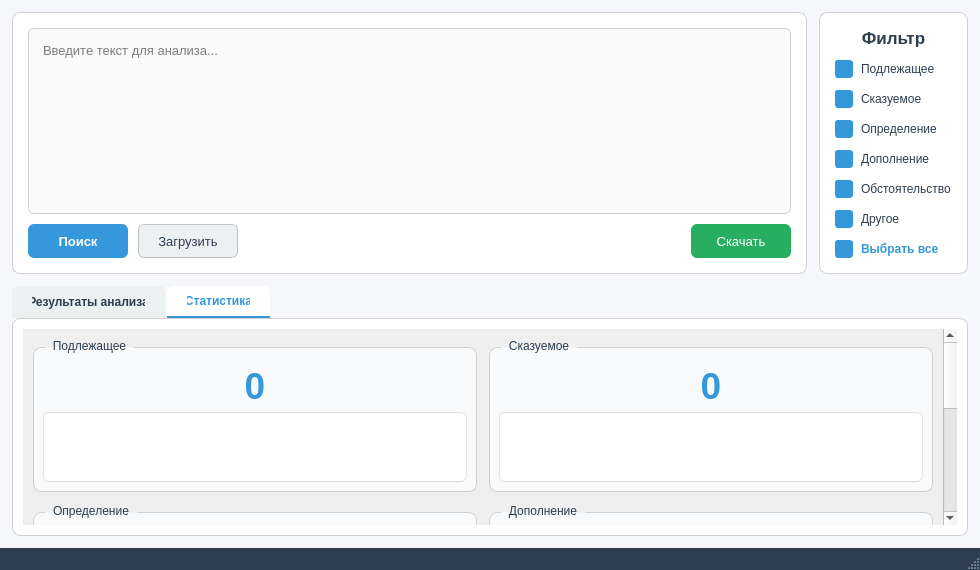
<?xml version="1.0" encoding="UTF-8"?>
<ui version="4.0">
 <class>MainWindow</class>
 <widget class="QMainWindow" name="MainWindow">
  <property name="geometry">
   <rect>
    <x>0</x>
    <y>0</y>
    <width>980</width>
    <height>570</height>
   </rect>
  </property>
  <property name="windowTitle">
   <string>Синтаксический анализатор</string>
  </property>
  <property name="styleSheet">
   <string notr="true">
    QMainWindow, QWidget#centralwidget {
        background-color: #f5f7fa;
    }
   </string>
  </property>
  <widget class="QWidget" name="centralwidget">
   <layout class="QVBoxLayout" name="mainLayout">
    <property name="spacing">
     <number>12</number>
    </property>
    <property name="leftMargin">
     <number>12</number>
    </property>
    <property name="topMargin">
     <number>12</number>
    </property>
    <property name="rightMargin">
     <number>12</number>
    </property>
    <property name="bottomMargin">
     <number>12</number>
    </property>
    <item>
     <layout class="QHBoxLayout" name="topLayout">
      <property name="spacing">
       <number>12</number>
      </property>
      <item>
       <widget class="QFrame" name="inputFrame">
        <property name="styleSheet">
         <string notr="true">
          QFrame#inputFrame {
              background-color: white;
              border: 1px solid #d0d0d0;
              border-radius: 8px;
          }
         </string>
        </property>
        <layout class="QVBoxLayout" name="inputLayout">
         <property name="spacing">
          <number>10</number>
         </property>
         <property name="leftMargin">
          <number>15</number>
         </property>
         <property name="topMargin">
          <number>15</number>
         </property>
         <property name="rightMargin">
          <number>15</number>
         </property>
         <property name="bottomMargin">
          <number>15</number>
         </property>
         <item>
          <widget class="QTextEdit" name="textEdit">
           <property name="styleSheet">
            <string notr="true">
             QTextEdit {
                 border: 1px solid #d0d0d0;
                 border-radius: 6px;
                 padding: 10px;
                 font-size: 13px;
                 background-color: #fafafa;
             }
             QTextEdit:focus {
                 border-color: #3498db;
                 background-color: white;
             }
            </string>
           </property>
           <property name="placeholderText">
            <string>Введите текст для анализа...</string>
           </property>
          </widget>
         </item>
         <item>
          <layout class="QHBoxLayout" name="buttonLayout">
           <property name="spacing">
            <number>10</number>
           </property>
           <item>
            <widget class="QPushButton" name="btn_search">
             <property name="minimumSize">
              <size>
               <width>100</width>
               <height>34</height>
              </size>
             </property>
             <property name="styleSheet">
              <string notr="true">
               QPushButton {
                   background-color: #3498db;
                   color: white;
                   border: none;
                   border-radius: 6px;
                   font-size: 13px;
                   font-weight: 500;
                   padding: 6px 16px;
               }
               QPushButton:hover {
                   background-color: #2980b9;
               }
               QPushButton:pressed {
                   background-color: #1f618d;
               }
               QPushButton:disabled {
                   background-color: #bdc3c7;
               }
              </string>
             </property>
             <property name="text">
              <string>Поиск</string>
             </property>
            </widget>
           </item>
           <item>
            <widget class="QPushButton" name="btn_upload">
             <property name="minimumSize">
              <size>
               <width>100</width>
               <height>34</height>
              </size>
             </property>
             <property name="styleSheet">
              <string notr="true">
               QPushButton {
                   background-color: #ecf0f1;
                   color: #2c3e50;
                   border: 1px solid #bdc3c7;
                   border-radius: 6px;
                   font-size: 13px;
                   padding: 6px 16px;
               }
               QPushButton:hover {
                   background-color: #dfe6e9;
               }
               QPushButton:pressed {
                   background-color: #bdc3c7;
               }
              </string>
             </property>
             <property name="text">
              <string>Загрузить</string>
             </property>
            </widget>
           </item>
           <item>
            <spacer name="horizontalSpacer">
             <property name="orientation">
              <enum>Qt::Orientation::Horizontal</enum>
             </property>
             <property name="sizeHint" stdset="0">
              <size>
               <width>40</width>
               <height>20</height>
              </size>
             </property>
            </spacer>
           </item>
           <item>
            <widget class="QPushButton" name="btn_download">
             <property name="minimumSize">
              <size>
               <width>100</width>
               <height>34</height>
              </size>
             </property>
             <property name="styleSheet">
              <string notr="true">
               QPushButton:enabled {
                   background-color: #27ae60;
                   color: white;
                   border: none;
                   border-radius: 6px;
                   font-size: 13px;
                   padding: 6px 16px;
               }
               QPushButton:enabled:hover {
                   background-color: #219a52;
               }
               QPushButton:disabled {
                   background-color: #bdc3c7;
                   color: #95a5a6;
                   border: none;
                   border-radius: 6px;
               }
              </string>
             </property>
             <property name="text">
              <string>Скачать</string>
             </property>
            </widget>
           </item>
          </layout>
         </item>
        </layout>
       </widget>
      </item>
      <item>
       <widget class="QFrame" name="filterFrame">
        <property name="styleSheet">
         <string notr="true">
          QFrame#filterFrame {
              background-color: white;
              border: 1px solid #d0d0d0;
              border-radius: 8px;
          }
         </string>
        </property>
        <layout class="QVBoxLayout" name="filterLayout">
         <property name="spacing">
          <number>12</number>
         </property>
         <property name="leftMargin">
          <number>15</number>
         </property>
         <property name="topMargin">
          <number>15</number>
         </property>
         <property name="rightMargin">
          <number>15</number>
         </property>
         <property name="bottomMargin">
          <number>15</number>
         </property>
         <item>
          <widget class="QLabel" name="filterLabel">
           <property name="font">
            <font>
             <pointsize>13</pointsize>
             <bold>true</bold>
            </font>
           </property>
           <property name="styleSheet">
            <string notr="true">
             QLabel {
                 color: #2c3e50;
             }
            </string>
           </property>
           <property name="text">
            <string>Фильтр</string>
           </property>
           <property name="alignment">
            <set>Qt::AlignmentFlag::AlignCenter</set>
           </property>
          </widget>
         </item>
         <item>
          <widget class="QCheckBox" name="c_pod">
           <property name="styleSheet">
            <string notr="true">
                QCheckBox {
                    spacing: 8px;
                    font-size: 12px;
                    color: #2c3e50;
                }
                QCheckBox::indicator {
                    width: 16px;
                    height: 16px;
                    border-radius: 3px;
                    border: 1px solid #bdc3c7;
                    background-color: white;
                }
                QCheckBox::indicator:checked {
                    background-color: #3498db;
                    border-color: #3498db;
                }
                QCheckBox::indicator:hover {
                    border-color: #3498db;
                }
               </string>
           </property>
           <property name="text">
            <string>Подлежащее</string>
           </property>
           <property name="checked">
            <bool>true</bool>
           </property>
          </widget>
         </item>
         <item>
          <widget class="QCheckBox" name="c_skaz">
           <property name="styleSheet">
            <string notr="true">
                QCheckBox {
                    spacing: 8px;
                    font-size: 12px;
                    color: #2c3e50;
                }
                QCheckBox::indicator {
                    width: 16px;
                    height: 16px;
                    border-radius: 3px;
                    border: 1px solid #bdc3c7;
                    background-color: white;
                }
                QCheckBox::indicator:checked {
                    background-color: #3498db;
                    border-color: #3498db;
                }
                QCheckBox::indicator:hover {
                    border-color: #3498db;
                }
               </string>
           </property>
           <property name="text">
            <string>Сказуемое</string>
           </property>
           <property name="checked">
            <bool>true</bool>
           </property>
          </widget>
         </item>
         <item>
          <widget class="QCheckBox" name="c_opred">
           <property name="styleSheet">
            <string notr="true">
                QCheckBox {
                    spacing: 8px;
                    font-size: 12px;
                    color: #2c3e50;
                }
                QCheckBox::indicator {
                    width: 16px;
                    height: 16px;
                    border-radius: 3px;
                    border: 1px solid #bdc3c7;
                    background-color: white;
                }
                QCheckBox::indicator:checked {
                    background-color: #3498db;
                    border-color: #3498db;
                }
                QCheckBox::indicator:hover {
                    border-color: #3498db;
                }
               </string>
           </property>
           <property name="text">
            <string>Определение</string>
           </property>
           <property name="checked">
            <bool>true</bool>
           </property>
          </widget>
         </item>
         <item>
          <widget class="QCheckBox" name="c_dop">
           <property name="styleSheet">
            <string notr="true">
                QCheckBox {
                    spacing: 8px;
                    font-size: 12px;
                    color: #2c3e50;
                }
                QCheckBox::indicator {
                    width: 16px;
                    height: 16px;
                    border-radius: 3px;
                    border: 1px solid #bdc3c7;
                    background-color: white;
                }
                QCheckBox::indicator:checked {
                    background-color: #3498db;
                    border-color: #3498db;
                }
                QCheckBox::indicator:hover {
                    border-color: #3498db;
                }
               </string>
           </property>
           <property name="text">
            <string>Дополнение</string>
           </property>
           <property name="checked">
            <bool>true</bool>
           </property>
          </widget>
         </item>
         <item>
          <widget class="QCheckBox" name="c_ob">
           <property name="styleSheet">
            <string notr="true">
                QCheckBox {
                    spacing: 8px;
                    font-size: 12px;
                    color: #2c3e50;
                }
                QCheckBox::indicator {
                    width: 16px;
                    height: 16px;
                    border-radius: 3px;
                    border: 1px solid #bdc3c7;
                    background-color: white;
                }
                QCheckBox::indicator:checked {
                    background-color: #3498db;
                    border-color: #3498db;
                }
                QCheckBox::indicator:hover {
                    border-color: #3498db;
                }
               </string>
           </property>
           <property name="text">
            <string>Обстоятельство</string>
           </property>
           <property name="checked">
            <bool>true</bool>
           </property>
          </widget>
         </item>
         <item>
          <widget class="QCheckBox" name="c_none">
           <property name="styleSheet">
            <string notr="true">
                QCheckBox {
                    spacing: 8px;
                    font-size: 12px;
                    color: #2c3e50;
                }
                QCheckBox::indicator {
                    width: 16px;
                    height: 16px;
                    border-radius: 3px;
                    border: 1px solid #bdc3c7;
                    background-color: white;
                }
                QCheckBox::indicator:checked {
                    background-color: #3498db;
                    border-color: #3498db;
                }
                QCheckBox::indicator:hover {
                    border-color: #3498db;
                }
               </string>
           </property>
           <property name="text">
            <string>Другое</string>
           </property>
           <property name="checked">
            <bool>true</bool>
           </property>
          </widget>
         </item>
         <item>
          <spacer name="verticalSpacer_2">
           <property name="orientation">
            <enum>Qt::Orientation::Vertical</enum>
           </property>
           <property name="sizeHint" stdset="0">
            <size>
             <width>20</width>
             <height>40</height>
            </size>
           </property>
          </spacer>
         </item>
         <item>
          <widget class="QCheckBox" name="c_all">
           <property name="styleSheet">
            <string notr="true">
             QCheckBox {
                 spacing: 8px;
                 font-size: 12px;
                 font-weight: bold;
                 color: #3498db;
             }
             QCheckBox::indicator {
                 width: 16px;
                 height: 16px;
                 border-radius: 3px;
                 border: 1px solid #3498db;
                 background-color: white;
             }
             QCheckBox::indicator:checked {
                 background-color: #3498db;
                 border-color: #3498db;
             }
            </string>
           </property>
           <property name="text">
            <string>Выбрать все</string>
           </property>
           <property name="checked">
            <bool>true</bool>
           </property>
          </widget>
         </item>
         <item>
          <spacer name="verticalSpacer">
           <property name="orientation">
            <enum>Qt::Orientation::Vertical</enum>
           </property>
           <property name="sizeHint" stdset="0">
            <size>
             <width>20</width>
             <height>40</height>
            </size>
           </property>
          </spacer>
         </item>
        </layout>
       </widget>
      </item>
     </layout>
    </item>
    <item>
     <widget class="QTabWidget" name="tabWidget">
      <property name="styleSheet">
       <string notr="true">
        QTabWidget::pane {
            background-color: white;
            border: 1px solid #d0d0d0;
            border-radius: 8px;
        }
        QTabBar::tab {
            background-color: #ecf0f1;
            padding: 8px 20px;
            margin-right: 2px;
            border-top-left-radius: 6px;
            border-top-right-radius: 6px;
            font-size: 12px;
            font-weight: 500;
            color: #2c3e50;
        }
        QTabBar::tab:selected {
            background-color: white;
            color: #3498db;
            border-bottom: 2px solid #3498db;
        }
        QTabBar::tab:hover:!selected {
            background-color: #dfe6e9;
        }
       </string>
      </property>
      <property name="currentIndex">
       <number>1</number>
      </property>
      <widget class="QWidget" name="tab_analysis">
       <attribute name="title">
        <string>Результаты анализа</string>
       </attribute>
       <layout class="QVBoxLayout" name="verticalLayout_2">
        <property name="leftMargin">
         <number>10</number>
        </property>
        <property name="topMargin">
         <number>10</number>
        </property>
        <property name="rightMargin">
         <number>10</number>
        </property>
        <property name="bottomMargin">
         <number>10</number>
        </property>
        <item>
         <widget class="QTreeWidget" name="treeWidget">
          <property name="styleSheet">
           <string notr="true">
            QTreeWidget {
                background-color: white;
                border: none;
                font-size: 13px;
                outline: 0;
            }
            QTreeWidget::item {
                padding: 6px;
                border-bottom: 1px solid #ecf0f1;
            }
            QTreeWidget::item:hover {
                background-color: #f0f4f8;
            }
            QTreeWidget::item:selected {
                background-color: #3498db;
                color: white;
            }
            QTreeWidget::item:selected:hover {
                background-color: #2980b9;
            }
            QHeaderView::section {
                background-color: #f8fafc;
                padding: 8px;
                border: none;
                border-bottom: 1px solid #d0d0d0;
                font-weight: 500;
                font-size: 12px;
                color: #2c3e50;
            }
           </string>
          </property>
          <property name="alternatingRowColors">
           <bool>false</bool>
          </property>
          <property name="indentation">
           <number>20</number>
          </property>
          <property name="expandsOnDoubleClick">
           <bool>true</bool>
          </property>
          <attribute name="headerVisible">
           <bool>true</bool>
          </attribute>
          <attribute name="headerMinimumSectionSize">
           <number>150</number>
          </attribute>
          <attribute name="headerDefaultSectionSize">
           <number>300</number>
          </attribute>
          <attribute name="headerStretchLastSection">
           <bool>true</bool>
          </attribute>
          <column>
           <property name="text">
            <string>Результаты синтаксического анализа</string>
           </property>
           <property name="font">
            <font>
             <pointsize>12</pointsize>
             <bold>true</bold>
            </font>
           </property>
          </column>
         </widget>
        </item>
       </layout>
      </widget>
      <widget class="QWidget" name="tab_statistics">
       <attribute name="title">
        <string>Статистика</string>
       </attribute>
       <layout class="QVBoxLayout" name="verticalLayout_3">
        <property name="leftMargin">
         <number>10</number>
        </property>
        <property name="topMargin">
         <number>10</number>
        </property>
        <property name="rightMargin">
         <number>10</number>
        </property>
        <property name="bottomMargin">
         <number>10</number>
        </property>
        <item>
         <widget class="QScrollArea" name="scrollArea">
          <property name="autoFillBackground">
           <bool>false</bool>
          </property>
          <property name="styleSheet">
           <string notr="true">
            QScrollArea {
                border: none;
                background-color: white;
            }
           </string>
          </property>
          <property name="widgetResizable">
           <bool>true</bool>
          </property>
          <widget class="QWidget" name="scrollAreaWidgetContents">
           <property name="geometry">
            <rect>
             <x>0</x>
             <y>0</y>
             <width>917</width>
             <height>625</height>
            </rect>
           </property>
           <layout class="QVBoxLayout" name="verticalLayout_4">
            <property name="spacing">
             <number>15</number>
            </property>
            <property name="leftMargin">
             <number>10</number>
            </property>
            <property name="topMargin">
             <number>10</number>
            </property>
            <property name="rightMargin">
             <number>10</number>
            </property>
            <property name="bottomMargin">
             <number>10</number>
            </property>
            <item>
             <layout class="QGridLayout" name="statsGridLayout">
              <property name="spacing">
               <number>12</number>
              </property>
              <item row="0" column="0">
               <widget class="QGroupBox" name="group_pod">
                <property name="styleSheet">
                 <string notr="true">
                  QGroupBox {
                      background-color: #f8fafc;
                      border: 1px solid #d0d0d0;
                      border-radius: 8px;
                      margin-top: 8px;
                      padding-top: 8px;
                  }
                  QGroupBox::title {
                      subcontrol-origin: margin;
                      left: 12px;
                      padding: 0 6px;
                      color: #2c3e50;
                      font-weight: 500;
                      font-size: 12px;
                  }
                 </string>
                </property>
                <property name="title">
                 <string>Подлежащее</string>
                </property>
                <layout class="QVBoxLayout" name="verticalLayout_5">
                 <property name="spacing">
                  <number>5</number>
                 </property>
                 <item>
                  <widget class="QLabel" name="label_pod_count">
                   <property name="font">
                    <font>
                     <pointsize>28</pointsize>
                     <bold>true</bold>
                    </font>
                   </property>
                   <property name="styleSheet">
                    <string notr="true">
                     QLabel {
                         color: #3498db;
                     }
                    </string>
                   </property>
                   <property name="text">
                    <string>0</string>
                   </property>
                   <property name="alignment">
                    <set>Qt::AlignmentFlag::AlignCenter</set>
                   </property>
                  </widget>
                 </item>
                 <item>
                  <widget class="QTreeWidget" name="tree_pod">
                   <property name="styleSheet">
                    <string notr="true">
                     QTreeWidget {
                         border: 1px solid #e0e0e0;
                         border-radius: 6px;
                         background-color: white;
                         font-size: 12px;
                     }
                     QTreeWidget::item:selected {
                         background-color: #3498db;
                         color: white;
                     }
                    </string>
                   </property>
                   <property name="headerHidden">
                    <bool>true</bool>
                   </property>
                   <column>
                    <property name="text">
                     <string>Слова</string>
                    </property>
                   </column>
                  </widget>
                 </item>
                </layout>
               </widget>
              </item>
              <item row="0" column="1">
               <widget class="QGroupBox" name="group_skaz">
                <property name="styleSheet">
                 <string notr="true">
                  QGroupBox {
                      background-color: #f8fafc;
                      border: 1px solid #d0d0d0;
                      border-radius: 8px;
                      margin-top: 8px;
                      padding-top: 8px;
                  }
                  QGroupBox::title {
                      subcontrol-origin: margin;
                      left: 12px;
                      padding: 0 6px;
                      color: #2c3e50;
                      font-weight: 500;
                      font-size: 12px;
                  }
                 </string>
                </property>
                <property name="title">
                 <string>Сказуемое</string>
                </property>
                <layout class="QVBoxLayout" name="verticalLayout_6">
                 <property name="spacing">
                  <number>5</number>
                 </property>
                 <item>
                  <widget class="QLabel" name="label_skaz_count">
                   <property name="font">
                    <font>
                     <pointsize>28</pointsize>
                     <bold>true</bold>
                    </font>
                   </property>
                   <property name="styleSheet">
                    <string notr="true">
                     QLabel {
                         color: #3498db;
                     }
                    </string>
                   </property>
                   <property name="text">
                    <string>0</string>
                   </property>
                   <property name="alignment">
                    <set>Qt::AlignmentFlag::AlignCenter</set>
                   </property>
                  </widget>
                 </item>
                 <item>
                  <widget class="QTreeWidget" name="tree_skaz">
                   <property name="styleSheet">
                    <string notr="true">
                     QTreeWidget {
                         border: 1px solid #e0e0e0;
                         border-radius: 6px;
                         background-color: white;
                         font-size: 12px;
                     }
                     QTreeWidget::item:selected {
                         background-color: #3498db;
                         color: white;
                     }
                    </string>
                   </property>
                   <property name="headerHidden">
                    <bool>true</bool>
                   </property>
                   <column>
                    <property name="text">
                     <string>Слова</string>
                    </property>
                   </column>
                  </widget>
                 </item>
                </layout>
               </widget>
              </item>
              <item row="1" column="0">
               <widget class="QGroupBox" name="group_opred">
                <property name="styleSheet">
                 <string notr="true">
                  QGroupBox {
                      background-color: #f8fafc;
                      border: 1px solid #d0d0d0;
                      border-radius: 8px;
                      margin-top: 8px;
                      padding-top: 8px;
                  }
                  QGroupBox::title {
                      subcontrol-origin: margin;
                      left: 12px;
                      padding: 0 6px;
                      color: #2c3e50;
                      font-weight: 500;
                      font-size: 12px;
                  }
                 </string>
                </property>
                <property name="title">
                 <string>Определение</string>
                </property>
                <layout class="QVBoxLayout" name="verticalLayout_7">
                 <property name="spacing">
                  <number>5</number>
                 </property>
                 <item>
                  <widget class="QLabel" name="label_opred_count">
                   <property name="font">
                    <font>
                     <pointsize>28</pointsize>
                     <bold>true</bold>
                    </font>
                   </property>
                   <property name="styleSheet">
                    <string notr="true">
                     QLabel {
                         color: #3498db;
                     }
                    </string>
                   </property>
                   <property name="text">
                    <string>0</string>
                   </property>
                   <property name="alignment">
                    <set>Qt::AlignmentFlag::AlignCenter</set>
                   </property>
                  </widget>
                 </item>
                 <item>
                  <widget class="QTreeWidget" name="tree_opred">
                   <property name="styleSheet">
                    <string notr="true">
                     QTreeWidget {
                         border: 1px solid #e0e0e0;
                         border-radius: 6px;
                         background-color: white;
                         font-size: 12px;
                     }
                     QTreeWidget::item:selected {
                         background-color: #3498db;
                         color: white;
                     }
                    </string>
                   </property>
                   <property name="headerHidden">
                    <bool>true</bool>
                   </property>
                   <column>
                    <property name="text">
                     <string>Слова</string>
                    </property>
                   </column>
                  </widget>
                 </item>
                </layout>
               </widget>
              </item>
              <item row="1" column="1">
               <widget class="QGroupBox" name="group_dop">
                <property name="styleSheet">
                 <string notr="true">
                  QGroupBox {
                      background-color: #f8fafc;
                      border: 1px solid #d0d0d0;
                      border-radius: 8px;
                      margin-top: 8px;
                      padding-top: 8px;
                  }
                  QGroupBox::title {
                      subcontrol-origin: margin;
                      left: 12px;
                      padding: 0 6px;
                      color: #2c3e50;
                      font-weight: 500;
                      font-size: 12px;
                  }
                 </string>
                </property>
                <property name="title">
                 <string>Дополнение</string>
                </property>
                <layout class="QVBoxLayout" name="verticalLayout_8">
                 <property name="spacing">
                  <number>5</number>
                 </property>
                 <item>
                  <widget class="QLabel" name="label_dop_count">
                   <property name="font">
                    <font>
                     <pointsize>28</pointsize>
                     <bold>true</bold>
                    </font>
                   </property>
                   <property name="styleSheet">
                    <string notr="true">
                     QLabel {
                         color: #3498db;
                     }
                    </string>
                   </property>
                   <property name="text">
                    <string>0</string>
                   </property>
                   <property name="alignment">
                    <set>Qt::AlignmentFlag::AlignCenter</set>
                   </property>
                  </widget>
                 </item>
                 <item>
                  <widget class="QTreeWidget" name="tree_dop">
                   <property name="styleSheet">
                    <string notr="true">
                     QTreeWidget {
                         border: 1px solid #e0e0e0;
                         border-radius: 6px;
                         background-color: white;
                         font-size: 12px;
                     }
                     QTreeWidget::item:selected {
                         background-color: #3498db;
                         color: white;
                     }
                    </string>
                   </property>
                   <property name="headerHidden">
                    <bool>true</bool>
                   </property>
                   <column>
                    <property name="text">
                     <string>Слова</string>
                    </property>
                   </column>
                  </widget>
                 </item>
                </layout>
               </widget>
              </item>
              <item row="2" column="0">
               <widget class="QGroupBox" name="group_ob">
                <property name="styleSheet">
                 <string notr="true">
                  QGroupBox {
                      background-color: #f8fafc;
                      border: 1px solid #d0d0d0;
                      border-radius: 8px;
                      margin-top: 8px;
                      padding-top: 8px;
                  }
                  QGroupBox::title {
                      subcontrol-origin: margin;
                      left: 12px;
                      padding: 0 6px;
                      color: #2c3e50;
                      font-weight: 500;
                      font-size: 12px;
                  }
                 </string>
                </property>
                <property name="title">
                 <string>Обстоятельство</string>
                </property>
                <layout class="QVBoxLayout" name="verticalLayout_9">
                 <property name="spacing">
                  <number>5</number>
                 </property>
                 <item>
                  <widget class="QLabel" name="label_ob_count">
                   <property name="font">
                    <font>
                     <pointsize>28</pointsize>
                     <bold>true</bold>
                    </font>
                   </property>
                   <property name="styleSheet">
                    <string notr="true">
                     QLabel {
                         color: #3498db;
                     }
                    </string>
                   </property>
                   <property name="text">
                    <string>0</string>
                   </property>
                   <property name="alignment">
                    <set>Qt::AlignmentFlag::AlignCenter</set>
                   </property>
                  </widget>
                 </item>
                 <item>
                  <widget class="QTreeWidget" name="tree_ob">
                   <property name="styleSheet">
                    <string notr="true">
                     QTreeWidget {
                         border: 1px solid #e0e0e0;
                         border-radius: 6px;
                         background-color: white;
                         font-size: 12px;
                     }
                     QTreeWidget::item:selected {
                         background-color: #3498db;
                         color: white;
                     }
                    </string>
                   </property>
                   <property name="headerHidden">
                    <bool>true</bool>
                   </property>
                   <column>
                    <property name="text">
                     <string>Слова</string>
                    </property>
                   </column>
                  </widget>
                 </item>
                </layout>
               </widget>
              </item>
              <item row="2" column="1">
               <widget class="QGroupBox" name="group_drugoe">
                <property name="styleSheet">
                 <string notr="true">
                  QGroupBox {
                      background-color: #f8fafc;
                      border: 1px solid #d0d0d0;
                      border-radius: 8px;
                      margin-top: 8px;
                      padding-top: 8px;
                  }
                  QGroupBox::title {
                      subcontrol-origin: margin;
                      left: 12px;
                      padding: 0 6px;
                      color: #2c3e50;
                      font-weight: 500;
                      font-size: 12px;
                  }
                 </string>
                </property>
                <property name="title">
                 <string>Другое</string>
                </property>
                <layout class="QVBoxLayout" name="verticalLayout_10">
                 <property name="spacing">
                  <number>5</number>
                 </property>
                 <item>
                  <widget class="QLabel" name="label_drugoe_count">
                   <property name="font">
                    <font>
                     <pointsize>28</pointsize>
                     <bold>true</bold>
                    </font>
                   </property>
                   <property name="styleSheet">
                    <string notr="true">
                     QLabel {
                         color: #3498db;
                     }
                    </string>
                   </property>
                   <property name="text">
                    <string>0</string>
                   </property>
                   <property name="alignment">
                    <set>Qt::AlignmentFlag::AlignCenter</set>
                   </property>
                  </widget>
                 </item>
                 <item>
                  <widget class="QTreeWidget" name="tree_drugoe">
                   <property name="styleSheet">
                    <string notr="true">
                     QTreeWidget {
                         border: 1px solid #e0e0e0;
                         border-radius: 6px;
                         background-color: white;
                         font-size: 12px;
                     }
                     QTreeWidget::item:selected {
                         background-color: #3498db;
                         color: white;
                     }
                    </string>
                   </property>
                   <property name="headerHidden">
                    <bool>true</bool>
                   </property>
                   <column>
                    <property name="text">
                     <string>Слова</string>
                    </property>
                   </column>
                  </widget>
                 </item>
                </layout>
               </widget>
              </item>
             </layout>
            </item>
           </layout>
          </widget>
         </widget>
        </item>
       </layout>
      </widget>
     </widget>
    </item>
   </layout>
  </widget>
  <widget class="QStatusBar" name="statusbar">
   <property name="styleSheet">
    <string notr="true">
     QStatusBar {
         background-color: #2c3e50;
         color: white;
         padding: 4px 8px;
         font-size: 11px;
     }
    </string>
   </property>
  </widget>
 </widget>
 <resources/>
 <connections/>
</ui>
